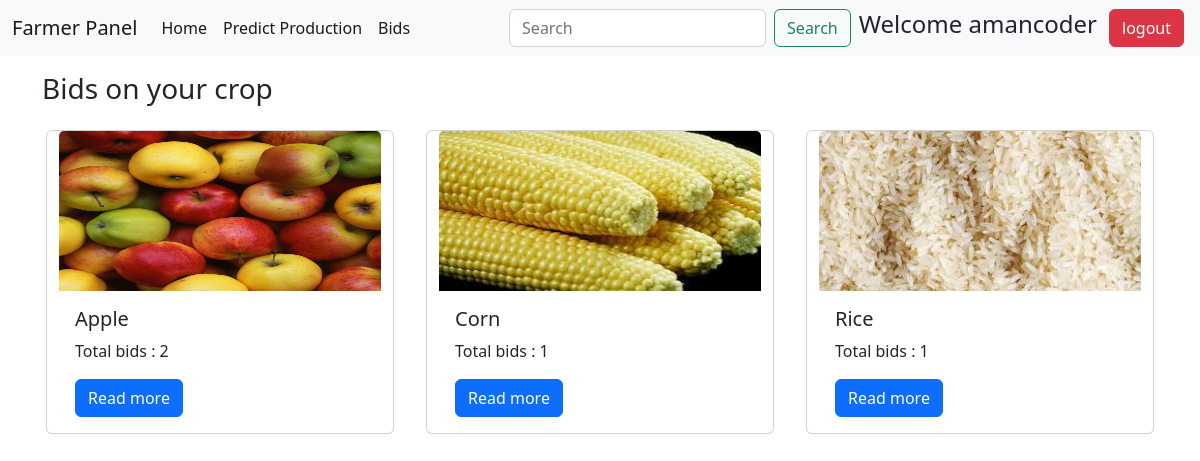
The page /farmer/bids/ (signed in) on the database its author committed.
### farmer/models.py (models this page shows, shortened)
class Product(models.Model):
    id = models.AutoField(primary_key=True)
    farmer = models.ForeignKey(UserProfile,on_delete = models.CASCADE)
    title = models.CharField(max_length=250,null=True,blank=True)
    crop_img = models.ImageField(upload_to="crop_img")
    crop_name = models.CharField(max_length=150)
    quantity = models.PositiveIntegerField()
    price = models.PositiveBigIntegerField()
    quality = models.CharField(choices=crop_quality_choice,max_length=30,null=True,blank=True)
    def __str__(self):
        return self.crop_name

### farmer/views.py (the view)
# urls.py: path("bids/",fetchallbids),
def fetchallbids(request):
    userProfile = UserProfile.objects.get(user = request.user)
    if userProfile.user_type == "Farmer":
        lst = []
        userProfile = UserProfile.objects.get(user=request.user)
        allbids = Bid.objects.filter(farmer=userProfile)
        dic = {}
        for l in allbids:
            if l.crop.crop_name in dic:
                dic[l.crop.crop_name]['count'] += 1
            else:
                dic[l.crop.crop_name] = {'crop':l.crop,'count':1}
        print(dic)
        return render(request,"farmersbids.html",{"bids":lst,"crops":dic})
    else:
        return HttpResponse("Not a valid user")

### templates/farmersbids.html
{% extends 'farmerbase.html' %}
{% block body %}
    <div class="container">
        <h3 class="my-3">Bids on your crop</h3>
        <div class="crops row">
            {% for crop,value in crops.items %}
            <div class="card my-2 mx-3 col"  style="width: 18rem;">
                <img style="height: 10rem;" src="{{value.crop.crop_img.url}}" class="card-img-top" alt="...">
                <div class="card-body">
                  <h5 class="card-title">{{crop}}</h5>
                    <p>Total bids : {{value.count}}</p>
                <a class="btn btn-primary" href="/farmer/crop/{{value.crop.id}}/">Read more</a>
                </div>
              </div>
            {% endfor %}
        </div>
    </div>
{% endblock body %}

### templates/farmerbase.html (shortened to what this page needs)
<!DOCTYPE html>
<html lang="en">
<head>
    <link href="https://cdn.jsdelivr.net/npm/bootstrap@5.2.0/dist/css/bootstrap.min.css" rel="stylesheet">
</head>
<body>
    <nav class="navbar navbar-expand-lg bg-light">
        <div class="container-fluid">
          <a class="navbar-brand" href="/farmer/page">Farmer Panel</a>
          <div class="collapse navbar-collapse" id="navbarSupportedContent">
            <ul class="navbar-nav me-auto mb-2 mb-lg-0">
              <li class="nav-item">
                <a class="nav-link active" aria-current="page" href="/farmer/page">Home</a>
              </li>
              <li class="nav-item">
                <a class="nav-link active" aria-current="page" href="/farmer/predict">Predict Production</a>
              </li>
              <li class="nav-item">
                <a class="nav-link active" aria-current="page" href="/farmer/bids">Bids</a>
              </li>
            </ul>
            <form class="d-flex" role="search">
              <input class="form-control me-2" type="search" placeholder="Search" aria-label="Search">
              <button class="btn btn-outline-success" type="submit">Search</button>
            </form>
            {% if user.is_authenticated %}
              <h4 class="mx-2">Welcome {{user.username}}</h4>
              <form class="d-flex">
                <a class="btn btn-danger mx-1" href="/account/logout" type="submit">logout</a>
              </form>
            {% endif %}
          </div>
        </div>
      </nav>
      {% block body %}{% endblock body %}
</body>
</html>

### rows shown on the page
Product: crop.crop_img (picture), crop_name "Apple", count "2"
Product: crop.crop_img (picture), crop_name "Corn", count "1"
Product: crop.crop_img (picture), crop_name "Rice", count "1"

### other values the page prints
{{ user.username }} "amancoder"
